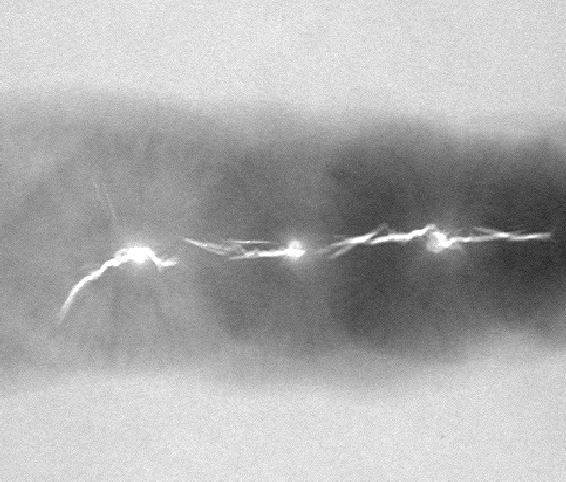
#> input picture Ass3/images/defective_weld.tif, 566 x 482 px
$ python segment.py   (older library calls are emulated)
#> lines starting #> are read from the running program, lines starting #| are printed output that depends on the picture; after the words box and inside, x2 and y2 are one past the last pixel; in counts of white or black regions, pixels touching at a corner belong together
import numpy as np
import matplotlib.pyplot as plt
import math
from scipy import misc
import Queue


def thresholding(image, initial_threshold, delta_t):
	t_prev = 0
	t = initial_threshold
	x = len(image)
	y = len(image[0])

	while(abs(t - t_prev) > delta_t):
		s1 = []
		s2 = []

		for i in range(x-1):
			for j in range(y-1):
				if image[i][j] > t:
					s1.append(image[i][j])
				else:
					s2.append(image[i][j])

		mean1 = np.average(s1)
		mean2 = np.average(s2)
		t_prev = t
		t = (0.5)*(mean1 + mean2)

	return t

def region_growing(image, seeds):
	x = len(image)
	y = len(image[0])
	active_front = Queue.Queue()
	threshold = 10

	# Create a new image array with two channels. The first channels
	# contains the original intensity values, while the second is
	# contains the label used to track visited pixels.
	new_image = np.zeros((x,y,2))
	new_image[..., 0] = image

	# Loop iterating through all the pixels
	for i in range(len(seeds)):
		# Mark seed pixel as visited
		new_image[seeds[i, 0], seeds[i, 1], 1] = 255
		seed_x = seeds[i, 0]
		seed_y = seeds[i, 1]
		seed_value = new_image[seed_x, seed_y, 0]

		pulled_pixel = seeds[i]
		# Loop will continue until there are no new pixels in the active front
		while any(pulled_pixel):
			pulled_x = pulled_pixel[0]
			pulled_y = pulled_pixel[1]

			# 8-connectivity
			for j in range(3):
				for k in range(3):
					# Test if pixel is outside image frame
					if(pulled_x+j-1 < 0 or pulled_x+j-1 >= x):
						continue
					if(pulled_y+j-1 < 0 or pulled_y+j-1 >= y):
						continue

					# Test gomogeneity criteria and label
					pixel_value = new_image[pulled_x+j-1, pulled_y+k-1, 0]
					homogeneity = abs(pixel_value - seed_value) < threshold
					label = new_image[pulled_x+j-1, pulled_y+k-1, 1]

					if(homogeneity and not label):
						new_image[pulled_x+j-1, pulled_y+k-1, 1] = 255
						active_front.put((pulled_x+j-1, pulled_y+k-1))
			try:
				pulled_pixel = active_front.get_nowait()
			except Queue.Empty as e:
				break

	return new_image[..., 1]


def task2_1_a():
	image = misc.imread('./images/defective_weld.tif', True)
#> image: shape (482, 566) float32; min 33, max 255, mean 173.4
	x = len(image)
#> x = 482
	y = len(image[0])
#> y = 566
	t = thresholding(image, 150, 1)
#> in thresholding, `x = len(image)`: x = 482
#> in thresholding, `y = len(image[0])`: y = 566
#> t = 166.7

	# Set pixels above threshold to 255, and below to 0
	for i in range(x-1):
		for j in range(y-1):
			if image[i][j] > t:
				image[i][j] = 255
			else:
				image[i][j] = 0
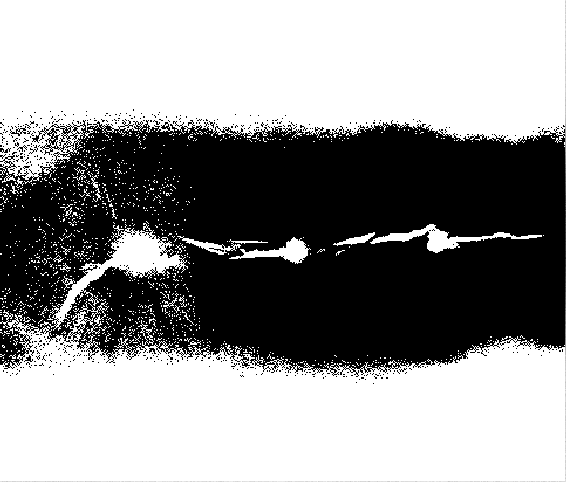
#> image: shape (482, 566) float32; min 0, max 255, mean 147.1

	# Plotting
	plt.figure()
	plt.imshow(image, cmap = plt.cm.Greys_r)
	plt.show()
	misc.imsave('task2_1_a.png', image)

def task2_1_b():
	image = misc.imread('./images/defective_weld.tif', True)
	x = len(image)
#> x = 482
	y = len(image[0])
#> y = 566

	# Initialize array of seed points
	seeds = np.array(((254,138),(251,296),(238,442),(236,402)))
	new_image = region_growing(image, seeds)
#> in region_growing, `x = len(image)`: x = 482
#> in region_growing, `y = len(image[0])`: y = 566
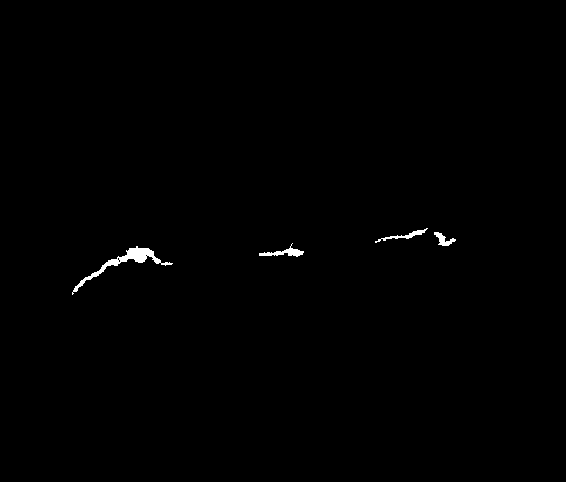
#> new_image: shape (482, 566) float64; 0.43% white; 4 white regions, box (x1, y1, x2, y2) and area: (72, 246, 173, 295) 672, (259, 243, 304, 257) 208, (375, 228, 428, 243) 163, (434, 232, 456, 246) 136

	# Plotting
	_, ax = plt.subplots(1,2, figsize=(10,8))
	ax[0].imshow(image, cmap = plt.cm.Greys_r)
	ax[0].set_axis_off()
	ax[1].imshow(new_image, cmap = plt.cm.Greys_r)
	ax[1].set_axis_off()
	plt.show()
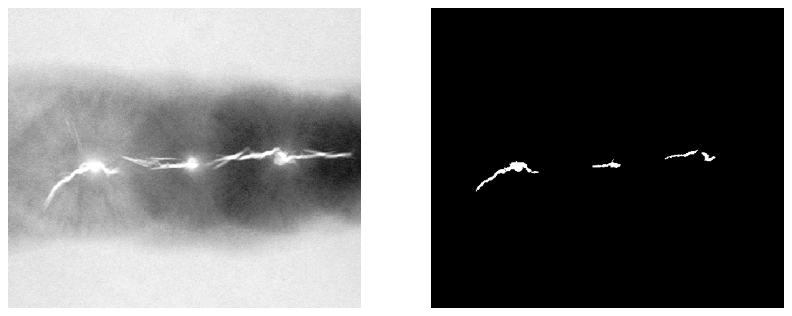
#> figure drawn by matplotlib, 2 panels
	misc.imsave('task2_1_b.png', new_image)

if __name__ == "__main__":
	task2_1_a()
	task2_1_b()
